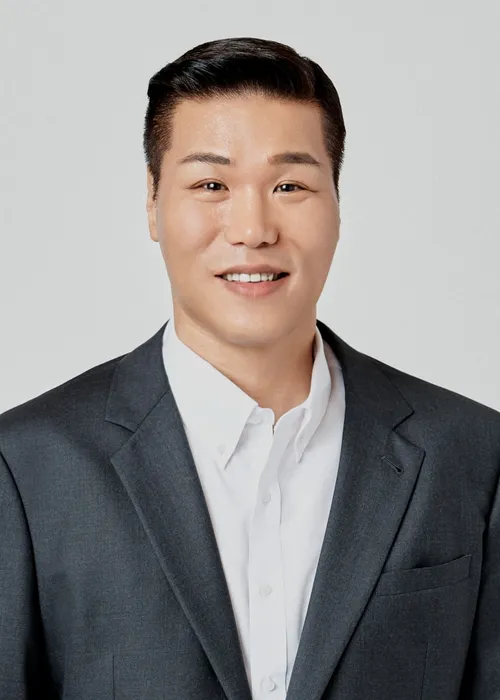
#> input picture 퍼스널컬러/tjwkdgns.jpg, 500 x 700 px
$ python 001.py
#> lines starting #> are read from the running program, lines starting #| are printed output that depends on the picture; after the words box and inside, x2 and y2 are one past the last pixel; in counts of white or black regions, pixels touching at a corner belong together
import cv2
import numpy as np

# 얼굴 데이터 xml 파일
face_cascade = cv2.CascadeClassifier('haarcascade_frontalface_default.xml')

# 이미지를 읽음
image = cv2.imread('tjwkdgns.jpg')
#> image is the input picture: shape (700, 500, 3); mean B, G, R 139.7, 140.8, 143.4

# 표준 크기에 맞춰 비율을 유지하면서 크기 조정
standard_width = 800
standard_height = 600

original_height, original_width = image.shape[:2]
#> original_height = 700; original_width = 500
aspect_ratio = original_width / original_height
#> aspect_ratio = 0.714

if aspect_ratio > 1:
    new_width = standard_width
    new_height = int(standard_width / aspect_ratio)
else:
    new_height = standard_height
    new_width = int(standard_height * aspect_ratio)
#> new_width = 428
resized_image = cv2.resize(image, (new_width, new_height))

# 얼굴인식
gray = cv2.cvtColor(resized_image, cv2.COLOR_BGR2GRAY)
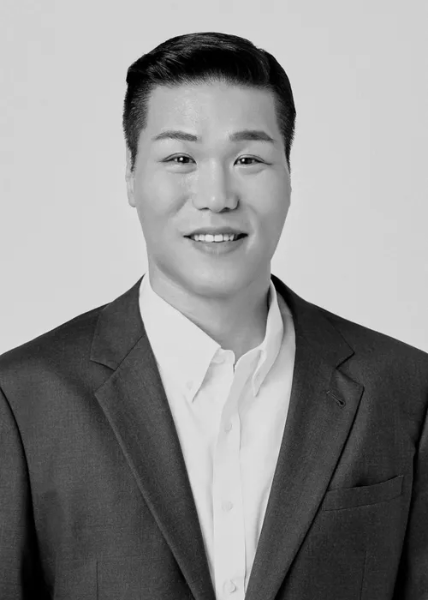
#> gray: shape (600, 428); min 0, max 232, mean 141.4
faces = face_cascade.detectMultiScale(gray, 1.3, 1)
#> faces = [[117, 83, 192, 192]]

# 감지된 얼굴에 사각형 그리고 평균값 계산
for (x, y, w, h) in faces:
    cv2.rectangle(resized_image, (x, y), (x+w, y+h), (255, 0, 0), 2)
    # 사각형 부분의 이미지 추출
    roi = resized_image[y:y+h, x:x+w]
    # HSV로 변환
    hsv_roi = cv2.cvtColor(roi, cv2.COLOR_BGR2HSV)
    # 평균값 계산 및 소수점 둘째 자리에서 반올림
    h_mean = round(np.mean(hsv_roi[:, :, 0]), 2)
    s_mean = round(np.mean(hsv_roi[:, :, 1]), 2)
    v_mean = round(np.mean(hsv_roi[:, :, 2]), 2)
    print("사각형 부분의 평균값(HSV):")
    print("Hue:", h_mean, "Saturation:", s_mean, "Value:", v_mean)

    # 중앙에 위치한 작은 사각형의 크기 계산
    small_w = w // 2
    small_h = h // 2
    small_x = x + w // 4
    small_y = y + h // 4

    # 작은 사각형 (정확도)
    cv2.rectangle(resized_image, (small_x, small_y), (small_x+small_w, small_y+small_h), (0, 255, 0), 2)
    small_roi = resized_image[small_y:small_y+small_h, small_x:small_x+small_w]
    hsv_small_roi = cv2.cvtColor(small_roi, cv2.COLOR_BGR2HSV)
    small_h_mean = round(np.mean(hsv_small_roi[:, :, 0]), 2)
    small_s_mean = round(np.mean(hsv_small_roi[:, :, 1]), 2)
    small_v_mean = round(np.mean(hsv_small_roi[:, :, 2]), 2)
    print("중앙 작은 사각형 부분의 평균값(HSV):")
    print("Hue:", small_h_mean, "Saturation:", small_s_mean, "Value:", small_v_mean)
#> this loop made 1 pass
#> (x, y, w, h, h_mean, s_mean, v_mean, small_w) on pass 1: (117, 83, 192, 192, 24.4, 81.28, 192.5, 96)
#| 사각형 부분의 평균값(HSV):
#| Hue: 24.4 Saturation: 81.28 Value: 192.51
#| 중앙 작은 사각형 부분의 평균값(HSV):
#| Hue: 13.84 Saturation: 98.75 Value: 201.42
#> pass 1, `roi = resized_image[y:y+h, x:x+w]`:
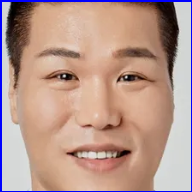
#> roi: shape (192, 192, 3); mean B, G, R 142.1, 152.3, 184.2
#> pass 1, `small_roi = resized_image[small_y:small_y+small_h, small_x:small_x+sma..`:
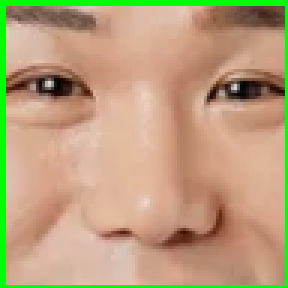
#> small_roi: shape (96, 96, 3) (shown 3 times larger); mean B, G, R 123.5, 160.9, 185.7
#> after the loop:
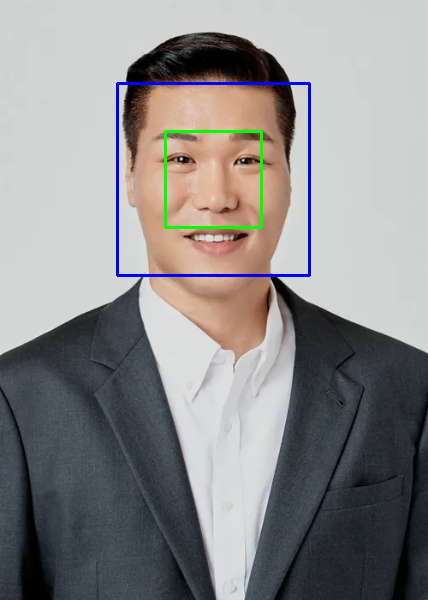
#> resized_image: shape (600, 428, 3); mean B, G, R 139.8, 139.7, 140.8
#> after the loop:
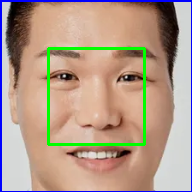
#> roi: shape (192, 192, 3); 3.11% of pixels changed, all inside (x1, y1, x2, y2) = (47, 47, 146, 146)

def evaluate_values(small_v_mean, small_s_mean):
    results = []

    # 퍼스널컬러 범위 (수정 필요)
    if 255 >= small_v_mean >= 181:
        if 0 <= small_s_mean <= 90:
            results.append('p')
        if 90 <= small_s_mean <= 170:
            results.append('lt')
    if 218 >= small_v_mean >= 141:
        if 188 <= small_s_mean <= 243:
            results.append('b')
    if 181 >= small_v_mean >= 101:
        if 0 <= small_s_mean <= 122:
            results.append('ltg')
        if 122 <= small_s_mean <= 198:
            results.append('sf')
    if 141 >= small_v_mean >= 66:
        if 210 <= small_s_mean <= 243:
            results.append('sv')
    if 101 >= small_v_mean >= 31:
        if 0 <= small_s_mean <= 160:
            results.append('g')
        if 160 <= small_s_mean <= 206:
            results.append('d')
    if 66 >= small_v_mean >= 16:
        if 215 <= small_s_mean <= 231:
            results.append('dp')
    if 31 >= small_v_mean >= 0:
        if 176 <= small_s_mean <= 217:
            results.append('dkg')
        if 217 <= small_s_mean <= 238:
            results.append('dk')

    # 결과 출력
    if results:
        print(', '.join(results))
    else:
        print('재시도')

evaluate_values(small_v_mean, small_s_mean)

# 결과를 화면에 표시함
cv2.imshow('image', resized_image)
cv2.waitKey(0)
cv2.destroyAllWindows()

$ run again, with 퍼스널컬러/dlgyfl.jpg copied over 퍼스널컬러/tjwkdgns.jpg
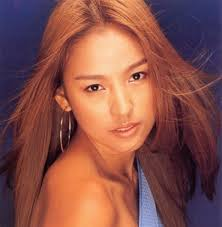
#> input picture 퍼스널컬러/dlgyfl.jpg, 222 x 227 px
#> image is the input picture: shape (227, 222, 3); mean B, G, R 74.4, 81, 135
#> faces = [[160, 116, 292, 292]]
#> the loop `for (x, y, w, h) in faces:` made 1 pass
#> (x, y, w, h, h_mean, s_mean, v_mean, small_w) on pass 1: (160, 116, 292, 292, 25.73, 143.3, 198.2, 146)
#> (printed output is left out)
#> pass 1, `small_roi = resized_image[small_y:small_y+small_h, small_x:small_x+sma..`:
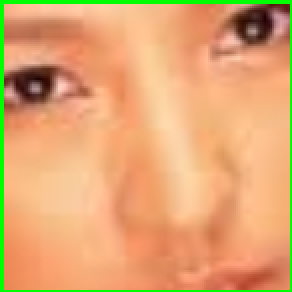
#> small_roi: shape (146, 146, 3) (shown 2 times larger); mean B, G, R 113.7, 167.2, 224.9
#> after the loop `for (x, y, w, h) in faces:`:
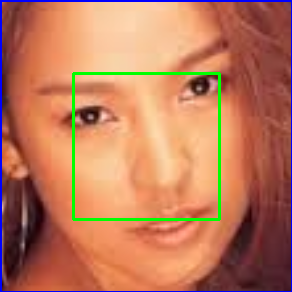
#> roi: shape (292, 292, 3); mean B, G, R 92.1, 121.5, 188.2
